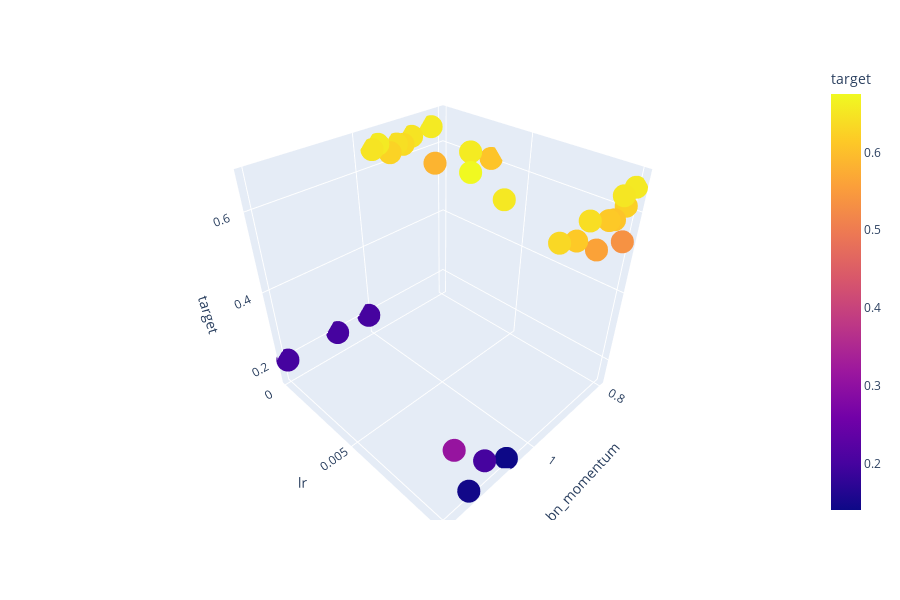

Notebook source saved alongside this figure:
### Code cell
import plotly

import plotly.express as px
iris = px.data.iris()
fig = px.scatter_3d(df, x='bn_momentum', y='lr', z='target', color='target')
fig.show()

### Figure 1 — Plotly figure (JSON) as saved in the notebook; plotly's stock layout.template omitted (floating-point values rounded to 4 significant figures)
{"data": [{"hoverlabel": {"namelength": 0}, "hovertemplate": "bn_momentum=%{x}<br>lr=%{y}<br>target=%{marker.color}", "legendgroup": "", "marker": {"color": [0.6531, 0.6078, 0.5859, 0.6578, 0.675, 0.2, 0.2, 0.6406, 0.2, 0.1453, 0.6359, 0.6234, 0.6547, 0.5609, 0.6266, 0.6141, 0.6484, 0.6484, 0.1406, 0.6562, 0.6078, 0.6422, 0.6141, 0.5359, 0.6562, 0.2, 0.6516, 0.6328, 0.3109], "coloraxis": "coloraxis", "symbol": "circle"}, "mode": "markers", "name": "", "scene": "scene", "showlegend": false, "type": "scatter3d", "x": [0.9668, 0.8, 0.8587, 0.8745, 0.9587, 1.2, 1.089, 0.9192, 1.013, 1.146, 0.9021, 0.8204, 0.8, 0.8866, 0.9331, 0.9468, 0.9723, 0.8811, 1.058, 0.959, 0.849, 0.9175, 0.8649, 0.808, 0.8321, 1.113, 0.8334, 0.9887, 1.18], "y": [0.007231, 0.003093, 0.001014, 0.003521, 0.005434, 0.0001, 0.0001, 0.01, 0.0001, 0.01, 0.0001, 0.01, 0.01, 0.01, 0.0001, 0.01, 0.0001, 0.0001, 0.01, 0.0001, 0.01, 0.0001, 0.01, 0.01, 0.0001, 0.01, 0.01, 0.01, 0.01], "z": [0.6531, 0.6078, 0.5859, 0.6578, 0.675, 0.2, 0.2, 0.6406, 0.2, 0.1453, 0.6359, 0.6234, 0.6547, 0.5609, 0.6266, 0.6141, 0.6484, 0.6484, 0.1406, 0.6562, 0.6078, 0.6422, 0.6141, 0.5359, 0.6562, 0.2, 0.6516, 0.6328, 0.3109]}], "layout": {"coloraxis": {"colorbar": {"title": {"text": "target"}}, "colorscale": [[0, "#0d0887"], [0.1111, "#46039f"], [0.2222, "#7201a8"], [0.3333, "#9c179e"], [0.4444, "#bd3786"], [0.5556, "#d8576b"], [0.6667, "#ed7953"], [0.7778, "#fb9f3a"], [0.8889, "#fdca26"], [1, "#f0f921"]]}, "height": 600, "legend": {"tracegroupgap": 0}, "margin": {"t": 60}, "scene": {"domain": {"x": [0, 1], "y": [0, 1]}, "xaxis": {"title": {"text": "bn_momentum"}}, "yaxis": {"title": {"text": "lr"}}, "zaxis": {"title": {"text": "target"}}}}}
